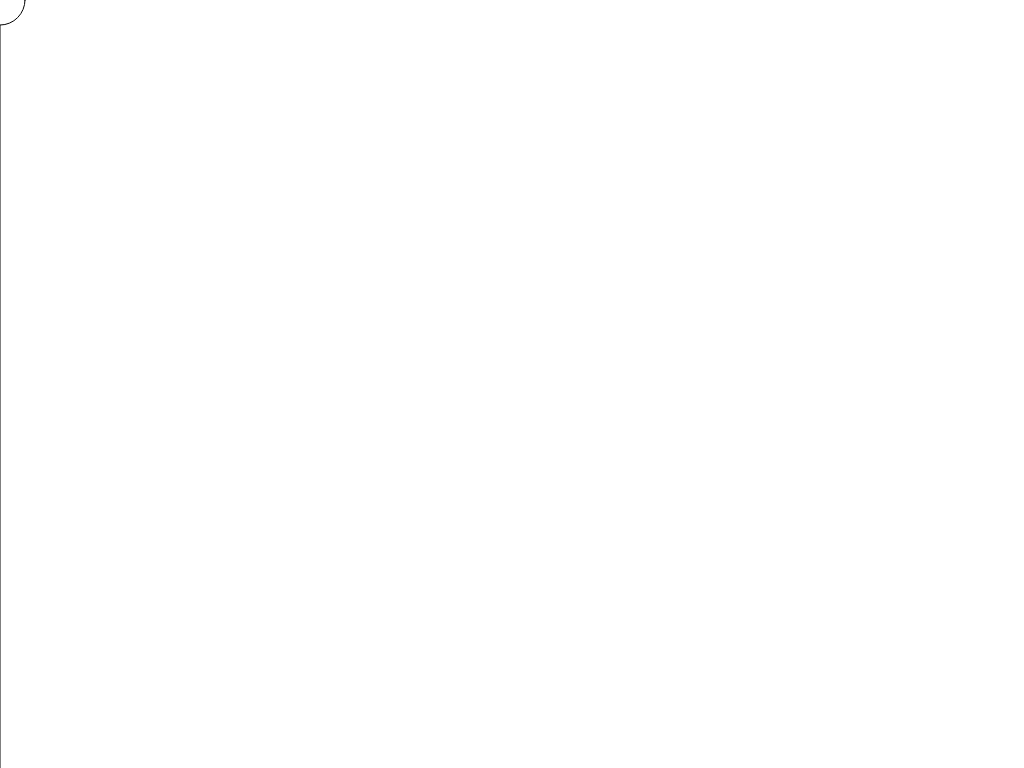
Frame 1 (no input)
Frame 60 (no input): identical to frame 1, image omitted
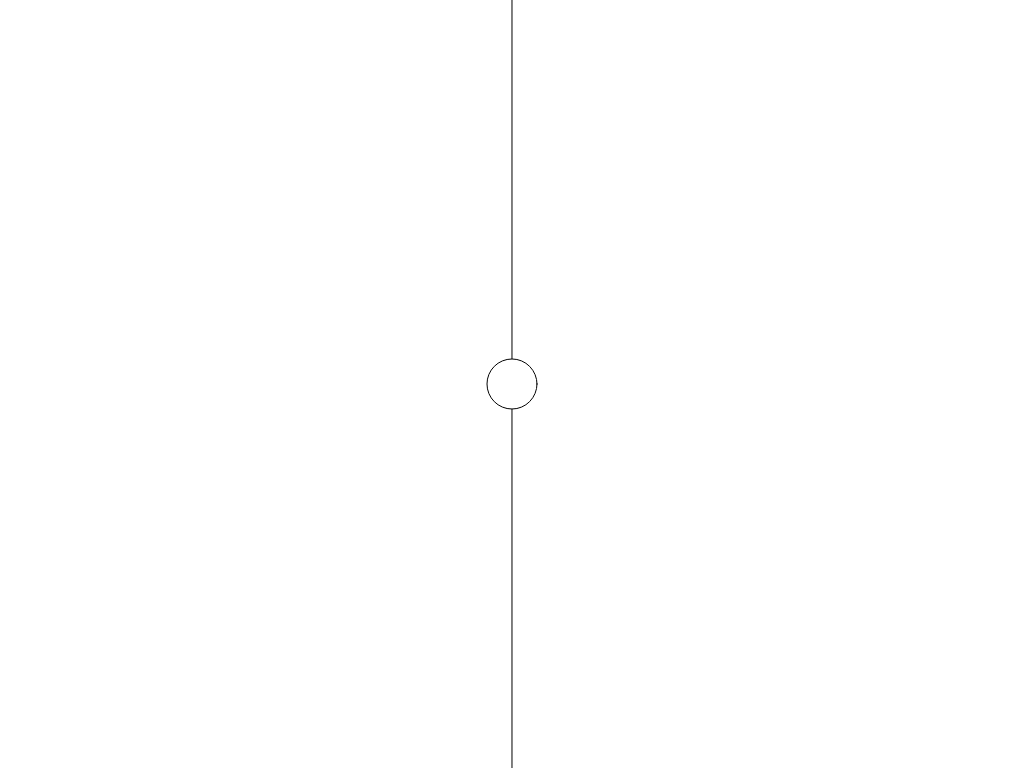
Frame 120 (the mouse pressed at the canvas centre since frame 60)

The p5.js sketch that drew these frames (run headless with seeded random() and noise() and a simulated clock; from frame 60 on, the mouse is pressed at the canvas centre):

// p5.js sketch
// ── sketch.js
var x = 0
var y = 0
var targetX = 0
var targetY = 0

function setup() {
  createCanvas(1024,768)
}

function draw() {
  background(255)
  line(x, 0, x, height)
  ellipse(x, y, 50, 50)

  var easing = 0.25
  var diffX = targetX - x
  x += diffX*easing

  var easing = 0.25
  var diffY = targetY - y
  y += diffY*easing
}

function mousePressed(){
  targetX = mouseX
  targetY = mouseY
}
